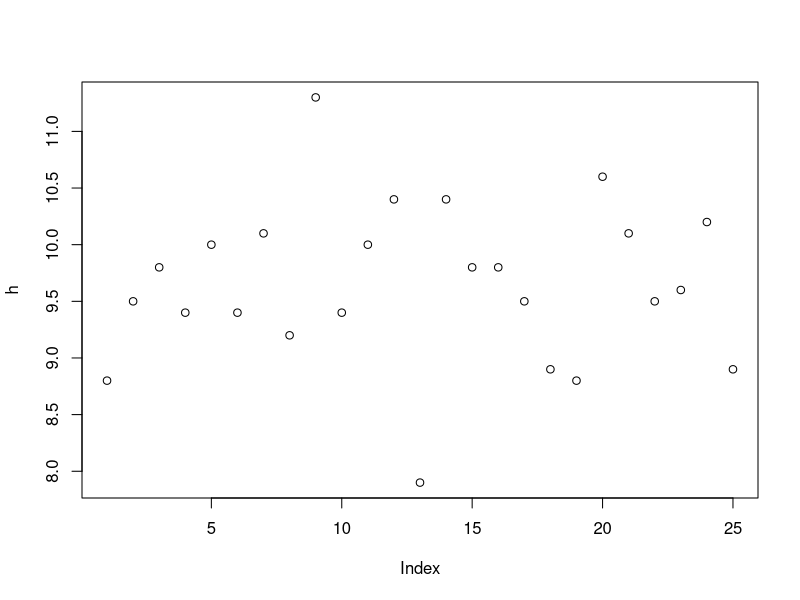
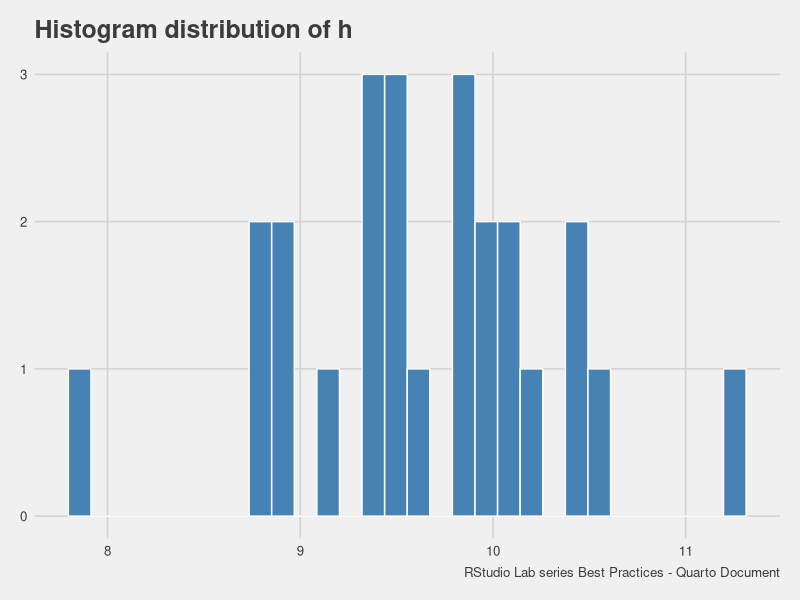
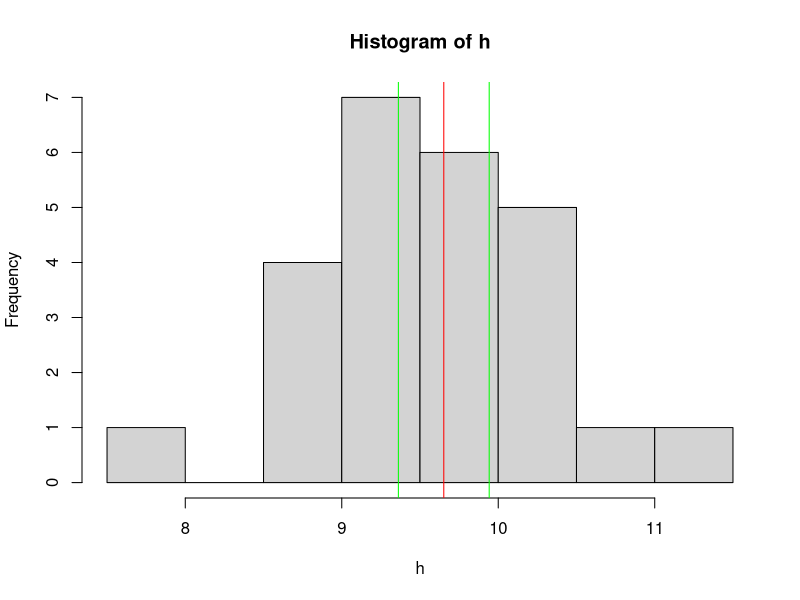

Write R code to recreate these figures, in order.
## ---- chunk 1
#| echo: true
h <- c(8.8,9.5,9.8,9.4,10,
       9.4,10.1,9.2,11.3,9.4,10,10.4,7.9,
       10.4,9.8,9.8,9.5,8.9,8.8,10.6,10.1,
       9.5,9.6,10.2,8.9)
## ---- chunk 2
length(h)
## ---- chunk 3
plot(h)
## ---- chunk 4
library(tidyverse)
as.data.frame(h)%>%
  ggplot(aes(h))+
  geom_histogram(color="white",fill="steelblue")+
  labs(title="Histogram distribution of h",
       caption="RStudio Lab series Best Practices - Quarto Document")+
  ggthemes::theme_fivethirtyeight()
## ---- chunk 5
mean(h)
## ---- chunk 6
var(h)
## ---- chunk 7
sd(h)
## ---- chunk 8
sd(h)/mean(h)
## ---- chunk 9
se <- sd(h)/sqrt(length(h))
se
## ---- chunk 10
alpha=0.05
## ---- chunk 11
df <- length(h)-1
df
## ---- chunk 12
t <- qt(p=alpha/2,
        df=df,
        lower.tail = F)
t
## ---- chunk 13
me <- t*se
## ---- chunk 14
lb<-mean(h)-me
ub<-mean(h)+me

lb;ub
## ---- chunk 15
hh<-data.frame(x=seq(1,25,1),h)
fit<- lm(h~1,hh)
summary(fit)
## ---- chunk 16
confint(fit,level = 0.95)
## ---- chunk 17
hist(h)
abline(v=mean(h),col="red")
abline(v=lb,col="green")
abline(v=ub,col="green")
